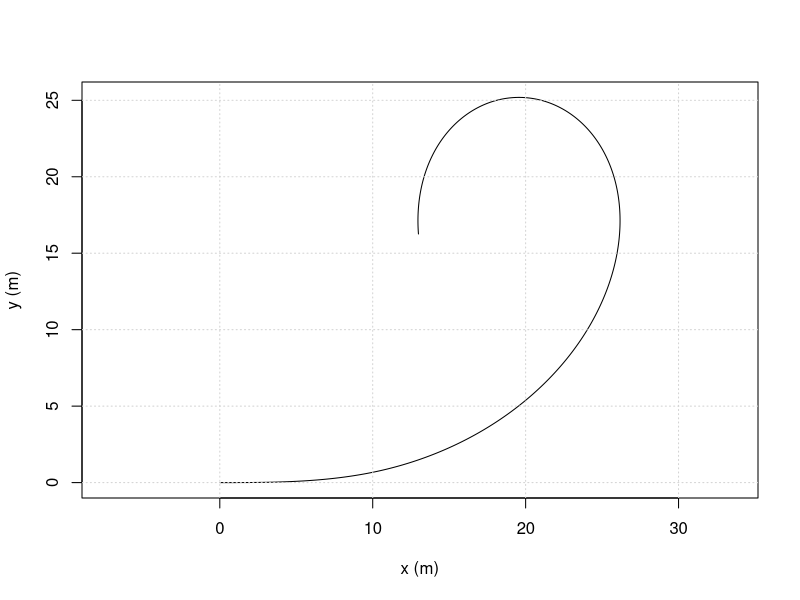
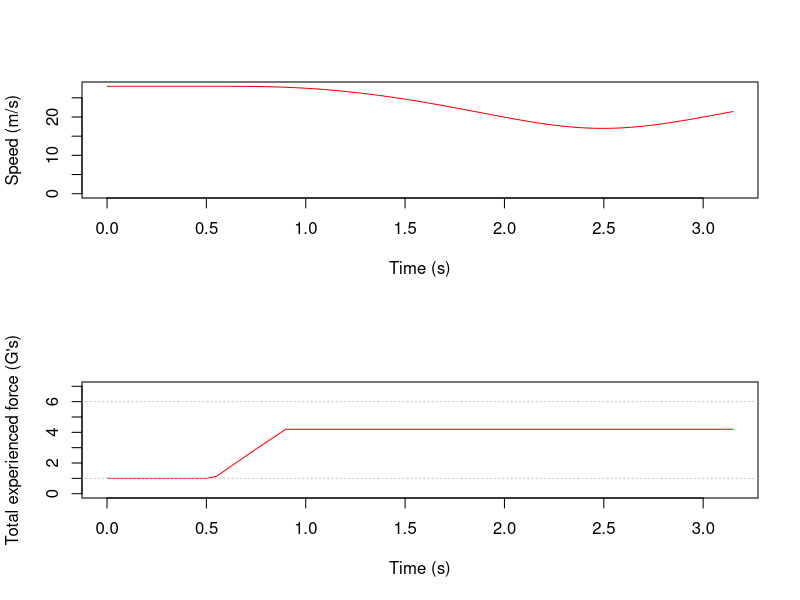
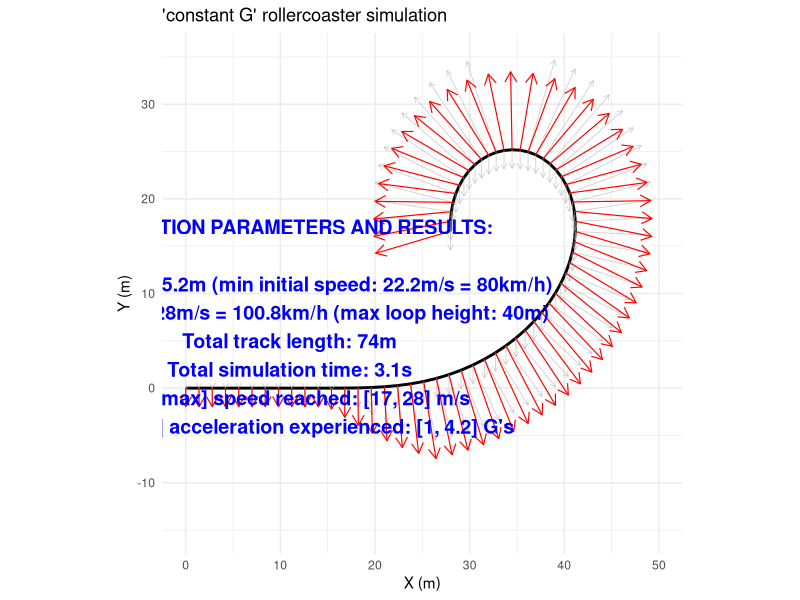
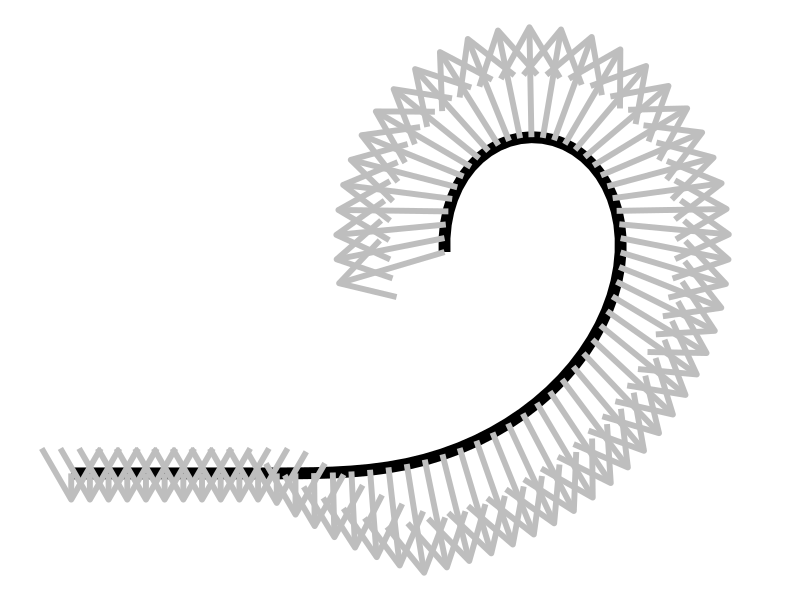

These figures' R source, in order:
# Designing a Constant G rollercoaster loop
# www.overfitting.net
# https://www.overfitting.net/2025/08/simulando-loops-de-una-montana-rusa-con_69.html


# library(pracma)  # fresnelC() and fresnelS() for clothoid
# library(splines)
library(ggplot2)
library(Cairo)


# Design a constant-G loop with a clothoid entry (centrifugal OUTWARD convention)
design_constantG_loop <- function(v0, Gt, g = 9.80665,
                                  Lc = 5,        # clothoid length (m)
                                  ds_cl = 0.01,  # clothoid arc step (m)
                                  dphi = 0.002,  # loop integration step in radians
                                  y0 = 0.0,
                                  nloop = 1) {  # number of G constant loops
    stopifnot(Gt > 1, v0 > 0, g > 0, Lc >= 0, ds_cl > 0, dphi > 0)
    
    # Storage
    xs <- numeric()
    ys <- numeric()
    phis <- numeric()
    ss <- numeric()
    phases <- character()
    Ginst <- numeric()
    
    # Helpers ---------------------------------------------------------------
    a_req <- function(phi) {
        # required inward acceleration to keep |g + a_out| = Gt*g
        root <- Gt^2 - sin(phi)^2
        if (root < 0) root <- 0 # numeric guard
        g * (-cos(phi) + sqrt(root))
    }
    totalG_from <- function(phi, v2, kappa) {
        # magnitude of g + a_out (outward) in units of g
        a_in <- v2 * kappa
        # cos(theta) between down and inward is -cos(phi)
        # |g e_down - a_in e_in| = sqrt(g^2 + a_in^2 - 2 g a_in cos(theta))
        # with cos(theta) = -cos(phi)
        num <- sqrt(g^2 + a_in^2 - 2*g*a_in*(-cos(phi)))
        num / g
    }
    
    # Phase 0: initial conditions ------------------------------------------
    x <- 0; y <- y0; phi <- 0; s <- 0
    v2 <- v0^2
    
    # Phase 1: clothoid entry (linear curvature from 0 to bottom curvature)
    # Bottom curvature that achieves target G at phi ~ 0:
    a_bottom <- g * (Gt - 1)                  # inward accel needed at the bottom
    kappa_target_bottom <- a_bottom / max(v2, 1e-9)
    
    if (Lc > 0) {
        alpha <- kappa_target_bottom / Lc       # kappa(s) = alpha * s
        s_loc <- 0
        while (s_loc < Lc) {
            kappa <- alpha * s_loc
            dphi_cl <- kappa * ds_cl
            phi <- phi + dphi_cl
            # advance position
            x <- x + cos(phi) * ds_cl
            y <- y + sin(phi) * ds_cl
            s <- s + ds_cl; s_loc <- s_loc + ds_cl
            # update speed via energy
            v2 <- v0^2 - 2*g*(y - y0)
            if (v2 <= 0) stop("Insufficient v0: train stalls during clothoid.")
            # log
            xs <- c(xs, x); ys <- c(ys, y); phis <- c(phis, phi); ss <- c(ss, s); phases <- c(phases, "clothoid")
            Ginst <- c(Ginst, totalG_from(phi, v2, kappa))
        }
    }
    
    # Phase 2: constant-G loop (integrate in φ with RK4)
    # ODEs: dy/dφ = sinφ * v^2 / a_req(φ) ; dx/dφ = cosφ * v^2 / a_req(φ)
    fy <- function(phi, y) {
        v2loc <- v0^2 - 2*g*(y - y0)
        if (v2loc <= 0) stop("Insufficient v0: train stalls in loop.")
        v2loc * sin(phi) / max(a_req(phi), 1e-9)
    }
    fx <- function(phi, y) {
        v2loc <- v0^2 - 2*g*(y - y0)
        if (v2loc <= 0) stop("Insufficient v0: train stalls in loop.")
        v2loc * cos(phi) / max(a_req(phi), 1e-9)
    }
    
    phi0 <- phi
    phi_end <- phi0 + 2*pi*nloop
    n_steps <- ceiling((phi_end - phi0) / dphi)
    for (i in 1:n_steps) {
        # RK4 for y(φ)
        k1y <- fy(phi, y)
        k1x <- fx(phi, y)
        
        k2y <- fy(phi + dphi/2, y + k1y*dphi/2)
        k2x <- fx(phi + dphi/2, y + k1y*dphi/2)
        
        k3y <- fy(phi + dphi/2, y + k2y*dphi/2)
        k3x <- fx(phi + dphi/2, y + k2y*dphi/2)
        
        k4y <- fy(phi + dphi, y + k3y*dphi)
        k4x <- fx(phi + dphi, y + k3y*dphi)
        
        y <- y + (dphi/6)*(k1y + 2*k2y + 2*k3y + k4y)
        x <- x + (dphi/6)*(k1x + 2*k2x + 2*k3x + k4x)
        phi <- phi + dphi
        
        # arc-length increment ds = dφ / κ = v^2/a_req * dφ
        v2 <- v0^2 - 2*g*(y - y0)
        a_in <- a_req(phi - dphi/2)  # mid-step approx
        ds_inc <- (v2 / max(a_in, 1e-9)) * dphi
        s <- s + ds_inc
        
        # log
        kappa_here <- a_in / max(v2, 1e-9)
        xs <- c(xs, x); ys <- c(ys, y); phis <- c(phis, phi); ss <- c(ss, s); phases <- c(phases, "loop")
        Ginst <- c(Ginst, totalG_from(phi, v2, kappa_here))
    }
    
    out <- data.frame(
        x = xs, y = ys, phi = phis, s = ss, phase = phases, G_total = Ginst
    )
    attr(out, "params") <- list(v0=v0, Gt=Gt, g=g, Lc=Lc, ds_cl=ds_cl, dphi=dphi)
    out
}


################################################

# 1. SIMULATION PARAMETERS

# Example: 28m/s entry speed, target 4.2G total, 10m clothoid

# Parameters needed by our simulator from rollercoaster topology:
g=9.80665
v0=28
t_max=999
dt=0.05      # time step (s)

# Parameters for current new design:
Gt=4.2  # number of constant G forces (Gt times g)
Lc=10

simu='3/4 loop'
#simu='3 loops'  # special run for 3 loops G constant rollercoaster
if (simu=='3/4 loop') {
    # Clothoidal section + constant G section (1 loop)
    track <- design_constantG_loop(v0 = v0, Gt = Gt, g = g, Lc = Lc, nloop = 0.73)
} else if (simu=='3 loops') {
    # Constant G section (3 loops)
    track <- design_constantG_loop(v0 = v0, Gt = Gt, g = g, Lc = 0, nloop = 3)
}

# Quick check of G constancy in the loop:
with(track[track$phase=="loop",], range(G_total))
# Should be ~ c(4.2, 4.2) apart from tiny numerical noise

# Plot
plot(track$x, track$y, type="l", asp=1, xlab="x (m)", ylab="y (m)")
grid()


################################################

# 2. DEFINE CONSTANT G ROLLERCOASTER

if (simu=='3/4 loop') {
    # Horizontal section + clothoidal section + constant G section (3/4 loop)
    x_points=c(-15, 0, track$x)+15
    y_points=c(0, 0, track$y)
} else if (simu=='3 loops') {
    # Constant G section (3 loops)
    x_points=track$x
    y_points=track$y
}

H=max(y_points)


# Check loop height vs initial speed compatibility

Hmax=v0^2/(2*g)
v0min=(2*g*H)^0.5
if (H>Hmax) stop("Loop height / initial speed incompatibility")


################################################

# 3. SIMULATION LOOP: CALCULATE ROLLERCOASTER POSITION, SPEED AND G FORCES


# Parameterize path by cumulative distance 's'
dx <- diff(x_points)
dy <- diff(y_points)
ds <- sqrt(dx^2 + dy^2)
s_points <- c(0, cumsum(ds))

# Total track length (m)
s_total <- max(s_points)

# Create spline interpolation functions for x(s) and y(s)
x_spline <- splinefun(s_points, x_points, method = "natural")
y_spline <- splinefun(s_points, y_points, method = "natural")

# Derivative functions (1st and 2nd derivatives)
x_prime  <- function(s) x_spline(s, deriv = 1)
x_dprime <- function(s) x_spline(s, deriv = 2)
y_prime  <- function(s) y_spline(s, deriv = 1)
y_dprime <- function(s) y_spline(s, deriv = 2)

# Curvature function kappa(s) = |x'y'' - y'x''| / (x'^2 + y'^2)^(3/2)
curvature <- function(s) {
    num <- x_prime(s) * y_dprime(s) - y_prime(s) * x_dprime(s)
    den <- (x_prime(s)^2 + y_prime(s)^2)^(3/2)
    abs(num) / den
}

# Energy conservation: total_energy = kinetic + potential at start
y0 <- y_points[1]
total_energy <- 0.5 * v0^2 + g * y0  # mass cancels out

# Initialize vectors to store results
time_vec <- numeric()
s_vec <- numeric()
x_vec <- numeric()
y_vec <- numeric()
v_vec <- numeric()
Fg_vec <- numeric()
Fc_vec <- numeric()

# Simulation loop
s <- 0       # initial path length coordinate
t <- 0

while (t < t_max && s <= s_total) {
    # Position
    x <- x_spline(s)
    y <- y_spline(s)
    
    # Calculate speed from energy conservation:
    # 0.5 v^2 + g*y = total_energy  => v = sqrt(2*(total_energy - g*y))
    v_sq <- 2 * (total_energy - g * y)
    # set velocity to zero if train “stops” climbing
    if (v_sq < 0) {
        v <- 0
        # optionally break to stop simulation here
        print(paste0("Simulation stopped at t=", t, " for losing all speed"))
        break
    } else {
        v <- sqrt(v_sq)
    }
    
    # Calculate radius of curvature r = 1/kappa
    k <- curvature(s)
    if (length(k) == 0 || is.na(k) || k == 0) {
        r <- Inf
    } else {
        r <- 1 / k
    }
    
    # Forces magnitudes (mass cancels)
    Fg <- g          # constant gravity force magnitude
    Fc <- v^2 / r    # centrifugal force magnitude
    
    # Store results
    time_vec <- c(time_vec, t)
    s_vec <- c(s_vec, s)
    x_vec <- c(x_vec, x)
    y_vec <- c(y_vec, y)
    v_vec <- c(v_vec, v)
    Fg_vec <- c(Fg_vec, Fg)
    Fc_vec <- c(Fc_vec, Fc)
    
    # Advance s by ds = v * dt (distance along path)
    s <- s + v * dt
    
    # Advance time
    t <- t + dt
}

# Combine results into a data frame
results <- data.frame(time = time_vec,
                      s = s_vec,
                      x = x_vec,
                      y = y_vec,
                      v = v_vec,
                      Fg = Fg_vec,
                      Fc = Fc_vec)


################################################

# 4. CALCULATE VECTOR COMPONENTS OF Fg, Fc -> Fsum

# Calculate unit tangent vector (dx/ds, dy/ds)
tangent_x <- x_prime(results$s)
tangent_y <- y_prime(results$s)
tangent_length <- sqrt(tangent_x^2 + tangent_y^2)
tangent_x <- tangent_x / tangent_length
tangent_y <- tangent_y / tangent_length

# Calculate unit normal vector by rotating tangent 90 degrees CCW:
normal_x <-  tangent_y
normal_y <- -tangent_x

# Force vectors components

# Gravity force (Fg)
Fg_x <- rep(0, length(results$x))
Fg_y <- -results$Fg

# Centrifugal force (Fc)
Fc_x <- normal_x * results$Fc
Fc_y <- normal_y * results$Fc

# Total G force (Fsum)
Fsum_x <- Fg_x + Fc_x
Fsum_y <- Fg_y + Fc_y
results$Fsum <- sqrt(Fsum_x^2 + Fsum_y^2)  # total G force experienced


################################################

# 5. DISPLAY AND PLOT RESULTS

# Show simulation parameters and results
text=paste0("SIMULATION PARAMETERS AND RESULTS:\n\n",
            "Loop height: ", round(H,1), "m (min initial speed: ", round(v0min, 1), "m/s = ", round(v0min/1000*3600,1),"km/h)\n",
            "Initial speed: ", round(v0, 1), "m/s = ", round(v0/1000*3600,1),"km/h (max loop height: ", round(Hmax, 1), "m)\n",
            "Total track length: ", round(s_total, 1), "m\n",
            "Total simulation time: ", round(max(results$time), 1), "s\n",
            "[min, max] speed reached: [", round(min(results$v), 1), ", ",
            round(max(results$v), 1), "] m/s\n",
            "[min, max] acceleration experienced: [", round(min(results$Fsum)/g, 1), ", ",
            round(max(results$Fsum)/g, 1), "] G's\n")
cat(text)


# Plot speed and G force vs time
CairoPNG(paste0("ConstantG_", round(H), "m_", round(v0), "ms_Plots.png"),
         width=512, height=800)
    par(mfrow = c(2, 1))
    
    # Plot speed
    plot(results$time, results$v, ylim=c(0,max(results$v)), type='l', col='red',
         xlab="Time (s)", ylab="Speed (m/s)")
    
    # Plot G force
    plot(results$time, results$Fsum/g, ylim=c(0,7), type='l', col='red',
         xlab="Time (s)", ylab="Total experienced force (G's)")
    abline(h=c(1,6), col="gray", lty="dotted")
    
    par(mfrow = c(1, 1))
dev.off()


# Plot graph of rollercoaster with all vector G forces

# Scale factor for plotting
scale_factor <- 0.2
Fg_x_plot <- Fg_x * scale_factor
Fg_y_plot <- Fg_y * scale_factor
Fc_x_plot <- Fc_x * scale_factor
Fc_y_plot <- Fc_y * scale_factor
Fsum_x_plot <- Fsum_x * scale_factor
Fsum_y_plot <- Fsum_y * scale_factor

# Data frames for arrows
arrows_Fg <- data.frame(
    x = results$x, y = results$y,
    xend = results$x + Fg_x_plot, yend = results$y + Fg_y_plot,
    Force = "Gravity"
)

arrows_Fc <- data.frame(
    x = results$x, y = results$y,
    xend = results$x + Fc_x_plot, yend = results$y + Fc_y_plot,
    Force = "Centrifugal"
)

arrows_Fsum <- data.frame(
    x = results$x, y = results$y,
    xend = results$x + Fsum_x_plot, yend = results$y + Fsum_y_plot,
    Force = "Total"
)

# Combine Fg and Fc into one for dim gray arrows
arrows_individual <- rbind(arrows_Fg, arrows_Fc)

x_mid=11
y_mid=5
CairoPNG(paste0("ConstantG_", round(H), "m_", round(v0), "ms_Graph.png"),
         width=1080, height=1080)
    ggplot() +
        geom_path(data = results, aes(x = x, y = y), color = "black", linewidth = 1) +
        geom_segment(data = arrows_individual,
                     aes(x = x, y = y, xend = xend, yend = yend),
                     arrow = arrow(length = unit(0.15, "cm")),
                     color = alpha("gray70", 0.6),
                     size = 0.3) +
        geom_segment(data = arrows_Fsum,
                     aes(x = x, y = y, xend = xend, yend = yend),
                     arrow = arrow(length = unit(0.3, "cm")),
                     color = "red",
                     size = 0.4) +
        annotate("text", x = x_mid, y = y_mid, label = text, color = "blue", size = 5, fontface = "bold") +
        coord_equal() +
        labs(title = "'constant G' rollercoaster simulation",
             x = "X (m)", y = "Y (m)") +
        theme_minimal() +
        xlim(0, 50) + ylim(-15, 35)
dev.off()




# Creative blueprint plotting
CairoPNG("beautiful_rollercoaster.png", width=1080*3, height=1080*3)
    ggplot() +
        geom_path(
            data = results,
            aes(x = x, y = y),
            color = "black",
            linewidth = 4
        ) +
        geom_segment(
            data = arrows_Fsum,
            aes(x = x, y = y, xend = xend, yend = yend),
            arrow = arrow(length = unit(1.5, "cm")),
            color = "gray",
            linewidth = 2
        ) +
        coord_equal() +
        theme_void()  # removes axes, gridlines, and background
dev.off()
